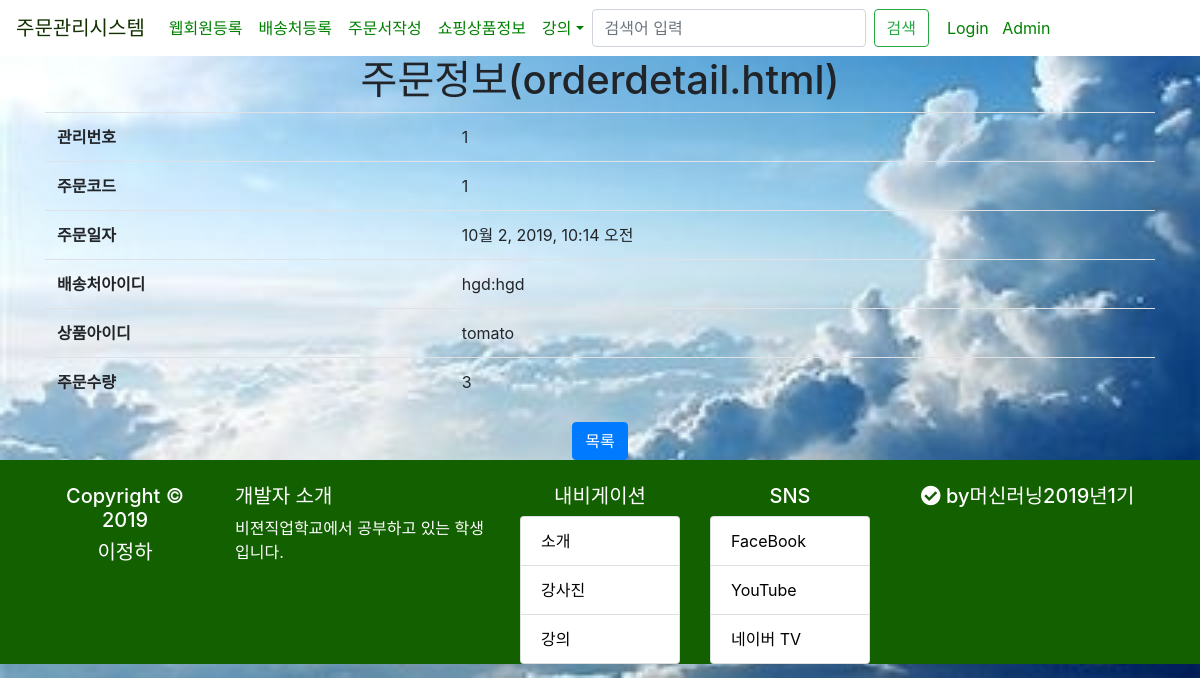
/ordersystem/view/1/, run on the app's committed database.
### ordersystem/models.py (models this page shows, shortened)
class Orders(models.Model):#주문정보 -/주문번호,일련번호/주문일시,고객번호(FK),상품번호(FK),주문수량
    class Meta:
        unique_together = (('orderCode','id'),)
    orderCode = models.CharField(max_length=20)
    orderDay = models.DateTimeField(auto_now_add=True, blank=True)
    destinationId = models.ForeignKey(Destination,on_delete=models.CASCADE) #>>>> FK
    goodId = models.ForeignKey(Goods,on_delete=models.CASCADE)
    qty = models.IntegerField(default=0)

class Destination(models.Model):#수신처등록
    customid = models.CharField(max_length=50) #Customer 와 유사하나 이 부분이 틀림 포린키가 아니고 여러개 배송처 등록가능
    name = models.CharField(max_length=50)
    tel = models.CharField(max_length=50,null=True, blank=True)
    postcode = models.CharField(max_length=5)
    address = models.CharField(max_length=200)
    detailAddress = models.CharField(max_length=200,null=True, blank=True)
    extraAddress = models.CharField(max_length=200,null=True, blank=True)
    def __str__(self):
        return self.customid+":"+self.name;

class Goods(models.Model):#상품정보 -/상품번호/상품명,상품분류,주문단위,판매업체번호 (FK)
    goodName = models.CharField(max_length=100)
    classification = models.CharField(max_length=20) #상품분류 ~ 대,중,소, 500cc,1000cc etc
    orderUnit =  models.CharField(max_length=20) #주문단위 ~ 박스,개, ...
    enterprise_id = models.ForeignKey(Enterprise,on_delete=models.CASCADE) #>>>> FK
    def __str__(self):
        return self.goodName;

### ordersystem/views.py (the view)
# urls.py: path('view/<int:id>/',views.orderdetail,name='orederdetail'),
def orderdetail(request,id):
    order = Orders.objects.get(id=id)
    return render(request,'ordersystem/orderdetail.html',{'order':order})

### ordersystem/templates/ordersystem/orderdetail.html
{% extends "base.html" %} {% block content %}
<div class="container" align="center">
	<h1>주문정보(orderdetail.html)</h1>
	<table class="table">
		<tr>
			<th>관리번호</th>
			<td>{{order.id}}</td>
		</tr>
		<tr>
			<th>주문코드</th>
			<td>{{order.orderCode}}</td>
		</tr>
		<tr>
			<th>주문일자</th>
			<td>{{order.orderDay}}</td>
		</tr>
		<tr>
			<th>배송처아이디</th>
			<td>{{order.destinationId}}</td>
		</tr>
		<tr>
			<th>상품아이디</th>
			<td>{{order.goodId}}</td>
		</tr>
		<tr>
			<th>주문수량</th>
			<td>{{order.qty}}</td>
		</tr>
	</table>
	<button type="button" class="btn btn-primary"
		onclick="location.href='/ordersystem/orderlist'">목록</button>
</div>
{% endblock content %}

### static/css/boost.css (style rules this page uses)
* { font-family: 'Nanum Gothic'; }

### static/css/style.css (style rules this page uses)
body { background: white url("images/background.jpg") no-repeat; background-size: cover; }

### data on the page
Orders: id "1", orderCode "1", orderDay "10월 2, 2019, 10:14 오전", destinationId "hgd:hgd", goodId "tomato", qty "3"
